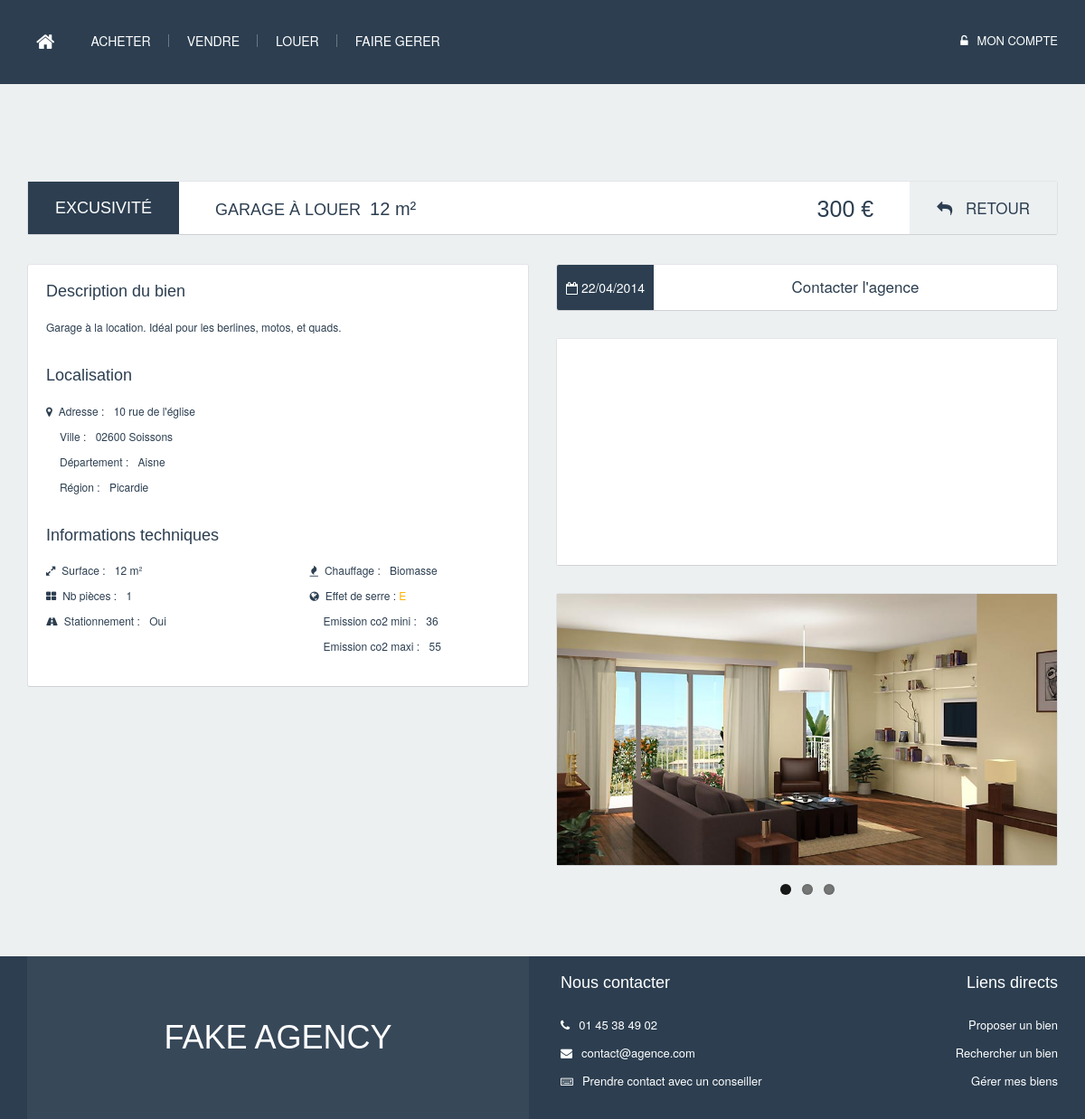
Screenshot of /visualisation_bien/bien.php?id_bien_immobilier=5 with the database file from the repository.
### tables this page shows
CREATE TABLE Bien_immobilier(
        id_bien_immobilier     int (11) Auto_increment  NOT NULL ,
        prix                   Double ,
        superficie             Int ,
        nb_pieces              Int ,
        descriptif             Varchar (255) ,
        parking                Bool ,
        nb_etages              Int ,
        date_parution          TimeStamp ,
        id_personne_locataire  Int ,
        id_personne_proprio    Int ,
        id_personne_gest       Int ,
        id_agence_vendeur      Int ,
        id_agence_loueur       Int ,
        id_type_chauffage      Int ,
        id_adresse             Int ,
        id_gaz                 Int ,
        id_consommation_energetique Int ,
        PRIMARY KEY (id_bien_immobilier )
);

CREATE TABLE Adresse(
        id_adresse     int (11) Auto_increment  NOT NULL ,
        code_postal    Varchar (25) ,
        ville          Varchar (255) ,
        rue            Varchar (255) ,
        numero_rue     Int ,
        id_departement Int ,
        PRIMARY KEY (id_adresse )
);

CREATE TABLE Departement(
        id_departement   int (11) Auto_increment  NOT NULL ,
        code_departement char (2) ,
        nom_departement  Varchar (255) ,
        id_region        Int ,
        PRIMARY KEY (id_departement )
);

CREATE TABLE Region(
        id_region  int (11) Auto_increment  NOT NULL ,
        nom_region Varchar (255) ,
        ville_chef Varchar (255) ,
        PRIMARY KEY (id_region )
);

CREATE TABLE Type_chauffage(
        id_type_chauffage  int (11) Auto_increment  NOT NULL ,
        nom_type_chauffage Varchar (255) NOT NULL ,
        PRIMARY KEY (id_type_chauffage )
);

CREATE TABLE Gaz_a_effet_de_serre_classe(
        id_gaz                           int (11) Auto_increment  NOT NULL ,
        nom_gaz                          Varchar (255) ,
        emission_kilo_co2_an_mcarre_mini Int ,
        emission_kilo_co2_an_mcarre_maxi Int ,
        PRIMARY KEY (id_gaz)
);

### functions_php/settings/connexion.php (called while the page is built, shortened)
<?php
	final class myPDO{
		private static $mypdo 		= NULL;
		private static $user 		= NULL;
		private static $dsn 		= NULL;
		private static $password 	= NULL;
		private function __construct(){
			$this->pdo = new PDO(self::$dsn, self::$user, self::$password);
			$this->pdo->setAttribute(PDO::ATTR_ERRMODE, PDO::ERRMODE_EXCEPTION);
			$this->pdo->query("SET NAMES UTF8");
		}
		public static function getSingletonPDO(){
			if(is_null(self::$mypdo)){
				self::$mypdo = new myPDO();
			}
			return self::$mypdo->pdo;
		}
		public static function setOptionsDataBase($_dsn,$_user,$_password){
			self::$dsn = $_dsn;
			self::$user = $_user;
			self::$password=$_password;
		}
	}

### functions_php/recherche_biens/search.php (called while the page is built, shortened)
<?php
	require_once(dirname(__FILE__).'/../settings/connexion.php');
	require_once(dirname(__FILE__).'/getUtils.php');
	require_once(dirname(__FILE__).'/getInfos.php');
	function searchBase($opt=NULL){
		$query = <<<SQL
				SELECT DISTINCT
						bien_immobilier.id_bien_immobilier,
						bien_immobilier.prix,
						bien_immobilier.superficie,
						bien_immobilier.nb_pieces,
						bien_immobilier.descriptif,
						bien_immobilier.parking,
						bien_immobilier.nb_etages,
 						bien_immobilier.date_parution,
 						bien_immobilier.id_personne_locataire,
						appartement.etage,
						appartement.ascenseur,
						appartement.numero_appartement,
						maison.superficie_jardin
				FROM    bien_immobilier
						LEFT OUTER JOIN appartement  ON appartement.id_bien_immobilier = bien_immobilier.id_bien_immobilier
						LEFT OUTER JOIN maison    	 ON maison.id_bien_immobilier = bien_immobilier.id_bien_immobilier
						LEFT OUTER JOIN immeuble     ON immeuble.id_bien_immobilier = bien_immobilier.id_bien_immobilier
						LEFT OUTER JOIN garage    	 ON garage.id_bien_immobilier = bien_immobilier.id_bien_immobilier
				WHERE   1=1
SQL;
		if(empty($opt)){
			$query.=" AND bien_immobilier.id_personne_locataire IS NULL ";
		}
		elseif(!empty($opt['id_bien_immobilier']) && is_numeric($opt['id_bien_immobilier'])){
			$query.=" AND bien_immobilier.id_bien_immobilier = {$opt['id_bien_immobilier']} ";
			if(isset($opt['is_for_lambda']) && $opt['is_for_lambda'])
				$query.=' AND bien_immobilier.id_personne_locataire IS NULL';
		}
		elseif (isset($opt['id_personne_proprio']) && !empty($opt['id_personne_proprio'])) {
			$query.=" AND id_personne_proprio = {$opt['id_personne_proprio']} ORDER BY date_parution DESC";
		}
		elseif (isset($opt['id_personne_locataire']) && !empty($opt['id_personne_locataire'])) {
			$query.=" AND id_personne_locataire = {$opt['id_personne_locataire']} ";
		}
		elseif (isset($opt['id_personne_gest']) && !empty($opt['id_personne_gest'])) {
			$query.=" AND id_personne_gest = {$opt['id_personne_gest']} ";
		}
		$stmt = myPDO::getSingletonPDO()->query($query);
		$resultas = array();
		while($ligne = $stmt->fetch()){
			$ligne['infos_conso_energetique'] 	= getInfosConsoEnergetique($ligne['id_bien_immobilier']);
			$ligne['infos_gaz'] 				= getInfosGaz($ligne['id_bien_immobilier']);
			$ligne['infos_chauffage'] 			= getInfosChauffage($ligne['id_bien_immobilier']);
			$ligne['infos_adresse'] 			= getInfosAdresse($ligne['id_bien_immobilier']);
			$ligne['infos_chemins_photos']		= getInfosPhotos($ligne['id_bien_immobilier']);
			$ligne['info_type_achat_location']	= getInfosAchatLocation($ligne['id_bien_immobilier']);
			$ligne['info_type_bien']			= getTypeBien($ligne['id_bien_immobilier']);
			$ligne['infos_personne_gest']		= getInfosGestionnaire($ligne['id_bien_immobilier']);
			$resultas[]=$ligne;
		}
		return $resultas;
	}

### functions_php/recherche_biens/getInfos.php (called while the page is built, shortened)
<?php
	require_once(dirname(__FILE__).'/../settings/connexion.php');
	function getInfosChauffage($id_bien_immobilier){
		$infos_vides=array(	"id_type_chauffage"=>NULL,
							"nom_type_chauffage"=>NULL);
		if($id_bien_immobilier != NULL){
			$stmt = myPDO::getSingletonPDO()->query("SELECT * FROM type_chauffage WHERE id_type_chauffage =
														(SELECT id_type_chauffage FROM bien_immobilier WHERE id_bien_immobilier = $id_bien_immobilier)");
			$infos = $stmt->fetch();
			if($infos)
				return $infos;
		}
		return $infos_vides;
	}
	function getInfosAdresse($id_bien_immobilier){
		$infos_vides=array(	"id_adresse"=>NULL,
							"ville"=>NULL,
							"code_postal"=>NULL,
							"rue"=>NULL,
							"numero_rue"=>NULL,
							"code_departement"=>NULL,
							"nom_departement"=>NULL,
							"nom_region"=>NULL,
							"ville_chef"=>NULL);
		if($id_bien_immobilier != NULL){
			$query="SELECT adr.id_adresse AS id_adresse,
					adr.ville AS ville,
					adr.code_postal AS code_postal,
					adr.rue AS rue,
					adr.numero_rue AS numero_rue,
					dep.code_departement AS code_departement,
					dep.nom_departement AS nom_departement,
					reg.nom_region AS nom_region,
					reg.ville_chef AS ville_chef
			FROM adresse adr, departement dep, region reg
			WHERE 		id_adresse = (SELECT id_adresse FROM bien_immobilier WHERE id_bien_immobilier = $id_bien_immobilier)
																	   AND	adr.id_departement = dep.id_departement
																	   AND  dep.id_region = reg.id_region";
			$stmt = myPDO::getSingletonPDO()->query($query);
			$infos = $stmt->fetch();
			if($infos)
				return $infos;
		}
		return $infos_vides;
	}
	function getInfosGaz($id_bien_immobilier){
		$infos_vides=array(	"id_gaz"=>NULL,
							"nom_gaz"=>NULL,
							"emission_kilo_co2_an_mcarre_mini"=>NULL,
							"emission_kilo_co2_an_mcarre_maxi"=>NULL);
		if($id_bien_immobilier != NULL){
			$stmt = myPDO::getSingletonPDO()->query("SELECT * FROM gaz_a_effet_de_serre_classe WHERE id_gaz =
														(SELECT id_gaz FROM bien_immobilier WHERE id_bien_immobilier = $id_bien_immobilier)");
			$infos = $stmt->fetch();
			if($infos)
				return $infos;
		}
		return $infos_vides;
	}
	function getInfosConsoEnergetique($id_bien_immobilier){
		$infos_vides = array(	"id_consommation_energetique"=>NULL,
								"nom_consommation_energetique"=>NULL,
								"conso_kilowatt_an_mcarre_mini"=>NULL,
								"conso_kilowatt_an_mcarre_maxi"=>NULL);
		if($id_bien_immobilier != NULL){
			$stmt = myPDO::getSingletonPDO()->query("SELECT * FROM consommation_energetique_classe WHERE id_consommation_energetique =
														(SELECT id_consommation_energetique FROM bien_immobilier WHERE id_bien_immobilier = $id_bien_immobilier)");
			$infos = $stmt->fetch();
		}
		return $infos_vides;
	}
	function getInfosGestionnaire($id_bien_immobilier){
		$infos_vides = array(	"id_personne_gest"=>NULL,
								"nom_personne_gest"=>NULL,
								"prenom_personne_gest"=>NULL,
								"mail_personne_gest"=>NULL);
		if($id_bien_immobilier != NULL){
			$query="SELECT 	id_personne AS id_personne_gest,
							nom_personne AS nom_personne_gest,
							prenom_personne AS prenom_personne_gest,
							mail AS mail_personne_gest
					FROM personne
					WHERE id_personne = (SELECT id_personne_gest FROM bien_immobilier WHERE id_bien_immobilier = $id_bien_immobilier)";
			$stmt = myPDO::getSingletonPDO()->query($query);
			$infos = $stmt->fetch();
			if($infos)
				return $infos;
		}
		return $infos_vides;
	}
	function getInfosPhotos($id_bien_immobilier){
		$array_info = array();
		if($id_bien_immobilier != NULL){
			$query="SELECT chemin_photo
					FROM photo
					WHERE id_photo IN (SELECT DISTINCT id_photo FROM illustrer WHERE id_bien_immobilier = $id_bien_immobilier)";
			$stmt = myPDO::getSingletonPDO()->query($query);
		}
		return $array_info;
	}
	function getInfosAchatLocation($id_bien_immobilier){
		if($id_bien_immobilier != NULL){
			$stmt = myPDO::getSingletonPDO()->query("SELECT id_personne_proprio, id_agence_vendeur, id_agence_loueur FROM bien_immobilier WHERE id_bien_immobilier = $id_bien_immobilier");
			$infos = $stmt->fetch();
			if($infos['id_personne_proprio'] != NULL ||$infos['id_agence_loueur']!= NULL)
				return "Location";
		}
		return NULL;
	}

### functions_php/recherche_biens/getUtils.php (called while the page is built, shortened)
<?php
	require_once(dirname(__FILE__).'/../settings/connexion.php');
	function getTypeBien($id_bien_immobilier){
		$type = array(APPARTEMENT,MAISON,IMMEUBLE,GARAGE);
		foreach ($type as $value) {
			$stmt = myPDO::getSingletonPDO()->query("SELECT DISTINCT * FROM {$value} WHERE id_bien_immobilier = $id_bien_immobilier");
			$res = $stmt->fetch();
			if($res)
				return $value;
		}
		return NULL;
	}

### functions_php/visualisation_bien/affichage_result.php (the view, shortened to what this page needs)
<?php
	require_once(dirname(__FILE__).'/../user_utils/getUtils_html.php');
	require_once(dirname(__FILE__).'/../recherche_biens/search.php');
	require_once(dirname(__FILE__).'/getUtils.php');
	function affichage_base_visu($id_bien_immobilier,$is_for_lambda){
		$link_retour = getPathRoot().'result.php';
		$res=searchBase(array('id_bien_immobilier'=>$id_bien_immobilier,'is_for_lambda'=>$is_for_lambda));
		$res = $res[0];
		$prix			= empty($res['prix']) 			? '': $res['prix'].' €';
		$descriptif 	= empty($res['descriptif']) 	? '...': $res['descriptif'];
		$surface 		= empty($res['superficie']) 	? '' : "<p><i class='fa fa-expand'></i><span>Surface :</span> {$res['superficie']} m&sup2;</p>";
		$jardin 		= empty($res['jardin']) 		? '' : "<p><i class='fa fa-picture-o'></i><span>Jardin :</span> {$res['jardin']} m&sup2;</p>";
		$nb_pieces 		= empty($res['nb_pieces'])		? '' : "<p><i class='fa fa-th-large'></i><span>Nb pièces :</span> {$res['nb_pieces']}</p>";
		$parking 		= !empty($res['parking']) && $res['parking']==1	? "<p><i class='fa fa-road'></i><span>Stationnement :</span> Non</p>" :"<p><i class='fa fa-road'></i><span>Stationnement :</span> Oui</p>";
		$nb_etages 		= empty($res['nb_etages'])		? '' : "<p><i class='fa fa-ellipsis-v'></i><span>Nb étages :</span> {$res['nb_etages']}</p>";
		$chauffage 		= empty($res['infos_chauffage']['nom_type_chauffage'])	? '' : "<p><i class='fa fa-fire'></i><span>Chauffage :</span> {$res['infos_chauffage']['nom_type_chauffage']} </p>";
		$type_bien 		= empty($res['info_type_bien']) ? '' : $res['info_type_bien'] ;
		$type_achat_location	= empty($res['info_type_achat_location']) ? '' : $res['info_type_achat_location'] ;
		$consommation_energetique ='';
		$gaz ='';
		$ascenseur ='';
		$adresse='';
		if(!empty($res['infos_gaz']) && !empty($res['infos_gaz']['id_gaz'])){
			$classe='indice_'.trim(strtoupper($res['infos_gaz']['nom_gaz']));
			$gaz=<<<HTML
				<p><i class="fa fa-globe"></i>Effet de serre :<span class="$classe"> {$res['infos_gaz']['nom_gaz']}</span></p>
				<p class="padleft35" ><span>Emission co2 mini :</span> {$res['infos_gaz']['emission_kilo_co2_an_mcarre_mini']}</p>
				<p class="padleft35"><span>Emission co2 maxi :</span> {$res['infos_gaz']['emission_kilo_co2_an_mcarre_maxi']}</p>
HTML;
		}
		if(!empty($res['infos_adresse']) && !empty($res['infos_adresse']['id_adresse'])){
			$adresse_rue='';
			$adresse_numero_rue='';
			$adresse_dep='';
			$adresse_region='';
			$adresse_code_postal='';
			$adresse_ville='';
			if(!empty($res['infos_adresse']['rue']))
				$adresse_rue=$res['infos_adresse']['rue'];
			if(!empty($res['infos_adresse']['numero_rue']))
				$adresse_numero_rue=$res['infos_adresse']['numero_rue'];
			if(!empty($res['infos_adresse']['nom_departement']))
				$adresse_dep=$res['infos_adresse']['nom_departement'];
			if(!empty($res['infos_adresse']['code_postal']))
				$adresse_code_postal=$res['infos_adresse']['code_postal'];
			if(!empty($res['infos_adresse']['ville']))
				$adresse_ville=$res['infos_adresse']['ville'];
			if(!empty($res['infos_adresse']['nom_region']))
				$adresse_region=$res['infos_adresse']['nom_region'];
			$adresse.=<<<HTML
				<p><i class="fa fa-map-marker"></i><span>Adresse :</span> $adresse_numero_rue $adresse_rue</p>
				<p class="padleft35"><span>Ville :</span> $adresse_code_postal <span id='ville_map'>$adresse_ville</span></p>
				<p class="padleft35"><span>Département :</span> $adresse_dep</p>
				<p class="padleft35"><span>Région :</span> $adresse_region</p>
HTML;
		}
		$phrase_type_bien_type_operation_superficie = '';
		if(!empty($type_bien))
			$phrase_type_bien_type_operation_superficie.=$type_bien." ";
		if(!empty($type_achat_location)){
			if(trim(strtolower($type_achat_location)) == 'location')
				$type_achat_location ='louer';
			else
				$type_achat_location ='acheter';
		}
			$phrase_type_bien_type_operation_superficie.='à '.$type_achat_location;
		if(!empty($res['superficie']))
			$phrase_type_bien_type_operation_superficie.=" <span>".$res['superficie']." m&sup2;</span>";
		$date_parution='';
		if(!empty($res['date_parution'])){
			$date_formated_base = getDateFormatedVisuBase($res['date_parution']);
			$date_formated_details = getDateFormatedVisuDetails($res['date_parution']);
			$date_parution = "<i class='fa fa-calendar-o'></i> {$date_formated_base} {$date_formated_details}";
		}
		$result_html=<<<HTML
		<section class="bg-grey first-section" >
			<div class="container margin60">
				<div class="row">
					<div class="col-md-12">
						<div class="bien-spe-title bg-white">
							<div class="bien-spe-title-alert">
								<h4>Excusivité</h4>
							</div>
							<h2>$phrase_type_bien_type_operation_superficie</h2>
							<div class="bien-spe-title-back">
								<a href="$link_retour"><i class="fa fa-reply"></i> Retour</a>
							</div>
							<h3>$prix</h3>
						</div>
					</div>
				</div>
			</div>
			<div class="container margin30">
				<div class="row">
					<div class="col-md-6">
						<div class="bien-spe-desc bg-white">
							<h4>Description du bien</h4>
							<p class="desc-p-bien"> $descriptif</p>
							<h4>Localisation</h4>
							$adresse
							<h4>Informations techniques</h4>
							<div class="row">
								<div class="col-md-6">
									$surface
									$jardin
									$nb_pieces
									$parking
									$nb_etages
									$ascenseur
								</div>
								<div class="col-md-6">
									$chauffage
									$consommation_energetique
									$gaz
								</div>
							</div>
						</div>
					</div>
					<div class="col-md-6">
						<div class="bien-spe-contact bg-white">
							<div class="bien-spe-desc-mel">$date_parution</div>
							<a href="mailto:contact@fakeagency.com">Contacter l'agence</a>
						</div>
						<div class="margin30 bg-white">
							<div id="map-canvas" style='height:250px'></div>
						</div>
						<div class="bien-spe-pic bg-white margin30">
							<div class="flexslider">
								<ul class="slides">
									<li>
										<img src="../img/biens/1.jpg" />
									</li>
									<li>
										<img src="../img/biens/2.jpg" />
									</li>
									<li>
										<img src="../img/biens/3.jpg" />
									</li>
								</ul>
							</div>
						</div>
					</div>
				</div>
			</div>
		</section>
HTML;
	return $result_html;
	}

### rows the page displays
bien_immobilier: superficie "12", prix "300 €", descriptif "Garage à la location. Idéal pour les berlines, motos, et quads.", nb_pieces "1", date_parution "22/04/2014"
adresse: numero_rue "10", rue "rue de l'église", code_postal "02600", ville "Soissons", id_departement.nom_departement "Aisne", region.nom_region "Picardie"
type_chauffage: nom_type_chauffage "Biomasse"
gaz_a_effet_de_serre_classe: nom_gaz "E", emission_kilo_co2_an_mcarre_mini "36", emission_kilo_co2_an_mcarre_maxi "55"

### other values shown
$phrase_type_bien_type_operation_superficie "GARAGE À LOUER"
